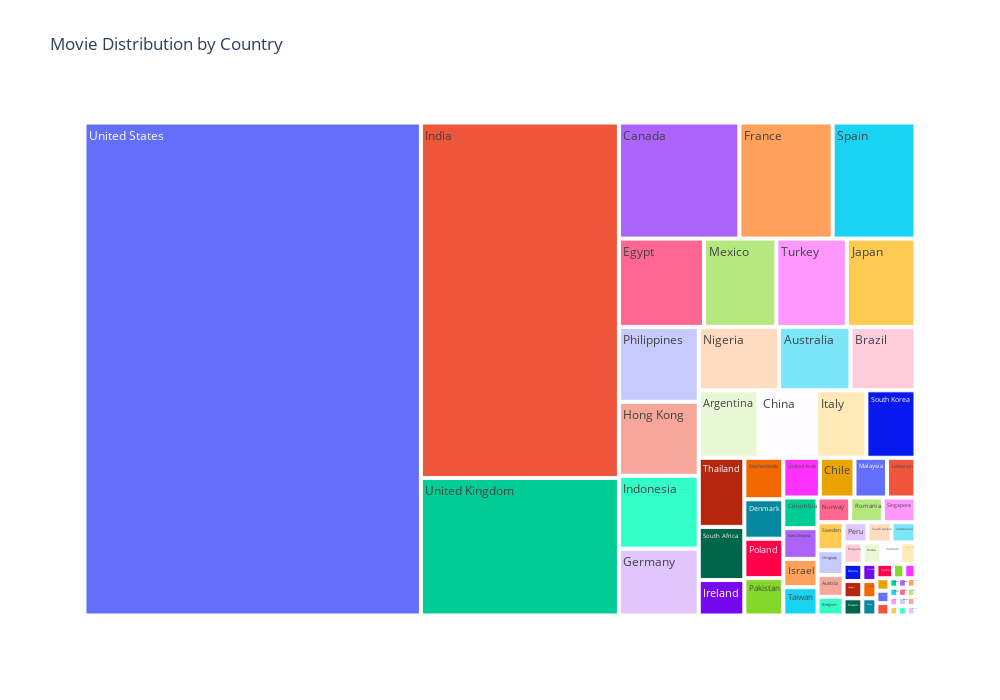

The notebook cell saved with this chart:
### Markdown cell above
When examining the average monthly patterns of movie additions, it becomes evident that both March and January stand out as the months with the highest influx of new content. These particular months consistently demonstrate a notable surge in the introduction of movies to the platform, suggesting a propensity for heightened activity in content acquisition during these periods. On the contrary, February emerges as the month with the least number of movie additions, showcasing a relative lull or subdued pace in the augmentation of the platform's cinematic repertoire. This observed variability across the months underscores the dynamic nature of content release strategies, with certain months exhibiting robust growth while others experience a more measured addition of movies to the streaming platform.

### Code cell
# Plot a treemap that shows the movie distribution by country

fig = px.treemap(movie_df, path=['Country'], title='Movie Distribution by Country')
fig.update_layout(width=1000, height=700)
fig.show()

### Figure 1 — Plotly figure (JSON) as saved in the notebook; plotly's stock layout.template omitted (floating-point values rounded to 4 significant figures)
{"data": [{"branchvalues": "total", "domain": {"x": [0, 1], "y": [0, 1]}, "hovertemplate": "labels=%{label}<br>count=%{value}<br>parent=%{parent}<br>id=%{id}<extra></extra>", "ids": ["Argentina", "Australia", "Austria", "Bangladesh", "Belgium", "Brazil", "Bulgaria", "Cambodia", "Canada", "Chile", "China", "Colombia", "Croatia", "Czech Republic", "Denmark", "Egypt", "Finland", "France", "Georgia", "Germany", "Ghana", "Greece", "Guatemala", "Hong Kong", "Hungary", "Iceland", "India", "Indonesia", "Iran", "Ireland", "Israel", "Italy", "Jamaica", "Japan", "Kenya", "Kuwait", "Lebanon", "Malaysia", "Mexico", "Namibia", "Netherlands", "New Zealand", "Nigeria", "Norway", "Pakistan", "Paraguay", "Peru", "Philippines", "Poland", "Portugal", "Romania", "Russia", "Saudi Arabia", "Serbia", "Singapore", "Slovenia", "Somalia", "South Africa", "South Korea", "Soviet Union", "Spain", "Sweden", "Switzerland", "Taiwan", "Thailand", "Turkey", "United Arab", "United Kingdom", "United States", "Uruguay", "Venezuela", "Vietnam", "West Germany", "Zimbabwe"], "labels": ["Argentina", "Australia", "Austria", "Bangladesh", "Belgium", "Brazil", "Bulgaria", "Cambodia", "Canada", "Chile", "China", "Colombia", "Croatia", "Czech Republic", "Denmark", "Egypt", "Finland", "France", "Georgia", "Germany", "Ghana", "Greece", "Guatemala", "Hong Kong", "Hungary", "Iceland", "India", "Indonesia", "Iran", "Ireland", "Israel", "Italy", "Jamaica", "Japan", "Kenya", "Kuwait", "Lebanon", "Malaysia", "Mexico", "Namibia", "Netherlands", "New Zealand", "Nigeria", "Norway", "Pakistan", "Paraguay", "Peru", "Philippines", "Poland", "Portugal", "Romania", "Russia", "Saudi Arabia", "Serbia", "Singapore", "Slovenia", "Somalia", "South Africa", "South Korea", "Soviet Union", "Spain", "Sweden", "Switzerland", "Taiwan", "Thailand", "Turkey", "United Arab", "United Kingdom", "United States", "Uruguay", "Venezuela", "Vietnam", "West Germany", "Zimbabwe"], "name": "", "parents": ["", "", "", "", "", "", "", "", "", "", "", "", "", "", "", "", "", "", "", "", "", "", "", "", "", "", "", "", "", "", "", "", "", "", "", "", "", "", "", "", "", "", "", "", "", "", "", "", "", "", "", "", "", "", "", "", "", "", "", "", "", "", "", "", "", "", "", "", "", "", "", "", "", ""], "type": "treemap", "values": [50, 56, 7, 2, 6, 51, 5, 2, 173, 17, 48, 13, 1, 4, 19, 93, 3, 134, 2, 66, 4, 1, 1, 73, 4, 3, 871, 72, 1, 20, 12, 42, 1, 75, 3, 4, 14, 16, 79, 1, 20, 13, 63, 10, 18, 1, 6, 74, 19, 2, 10, 5, 6, 3, 10, 1, 1, 30, 41, 1, 119, 9, 6, 12, 39, 77, 18, 337, 2052, 8, 2, 5, 1, 1]}], "layout": {"height": 700, "legend": {"tracegroupgap": 0}, "title": {"text": "Movie Distribution by Country"}, "width": 1000}}
